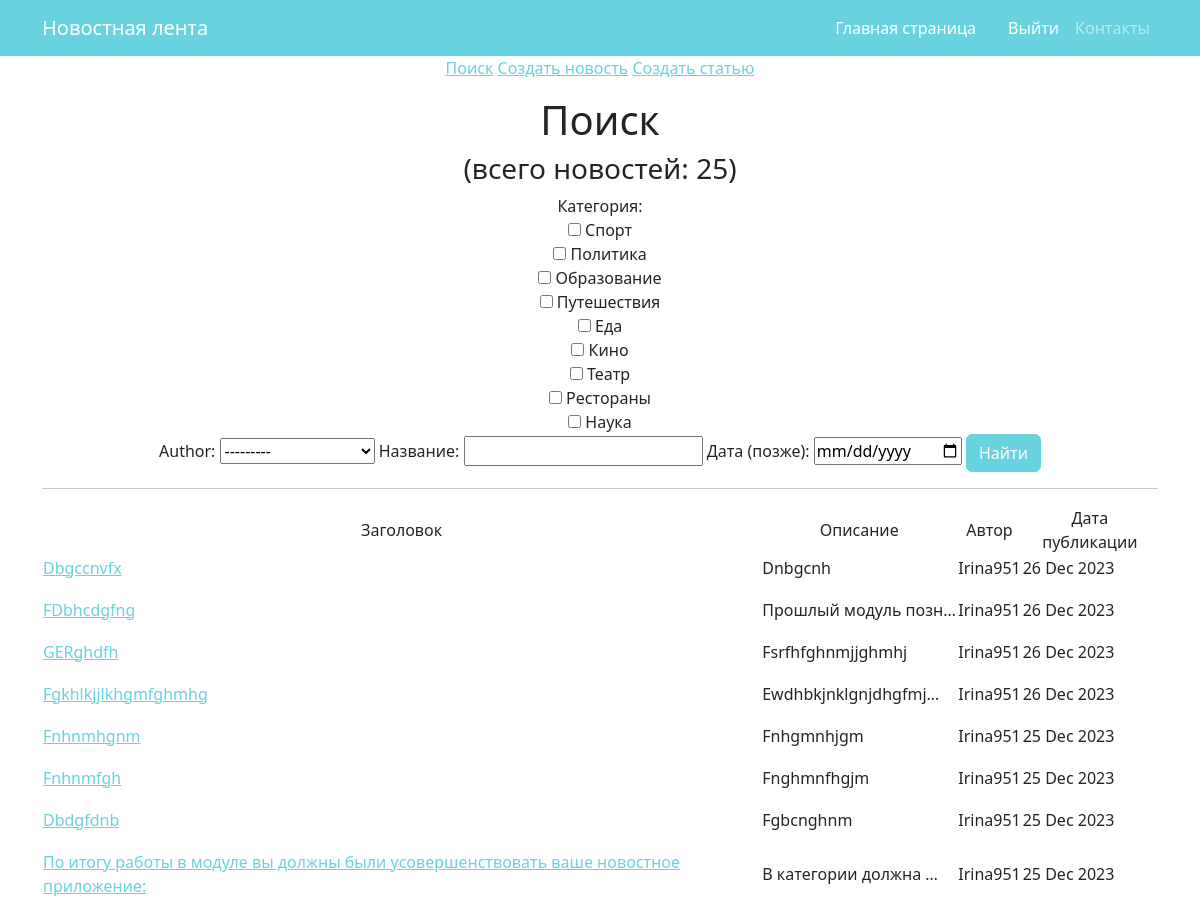
The page /news/search/ (upper part) on the database as committed earlier.
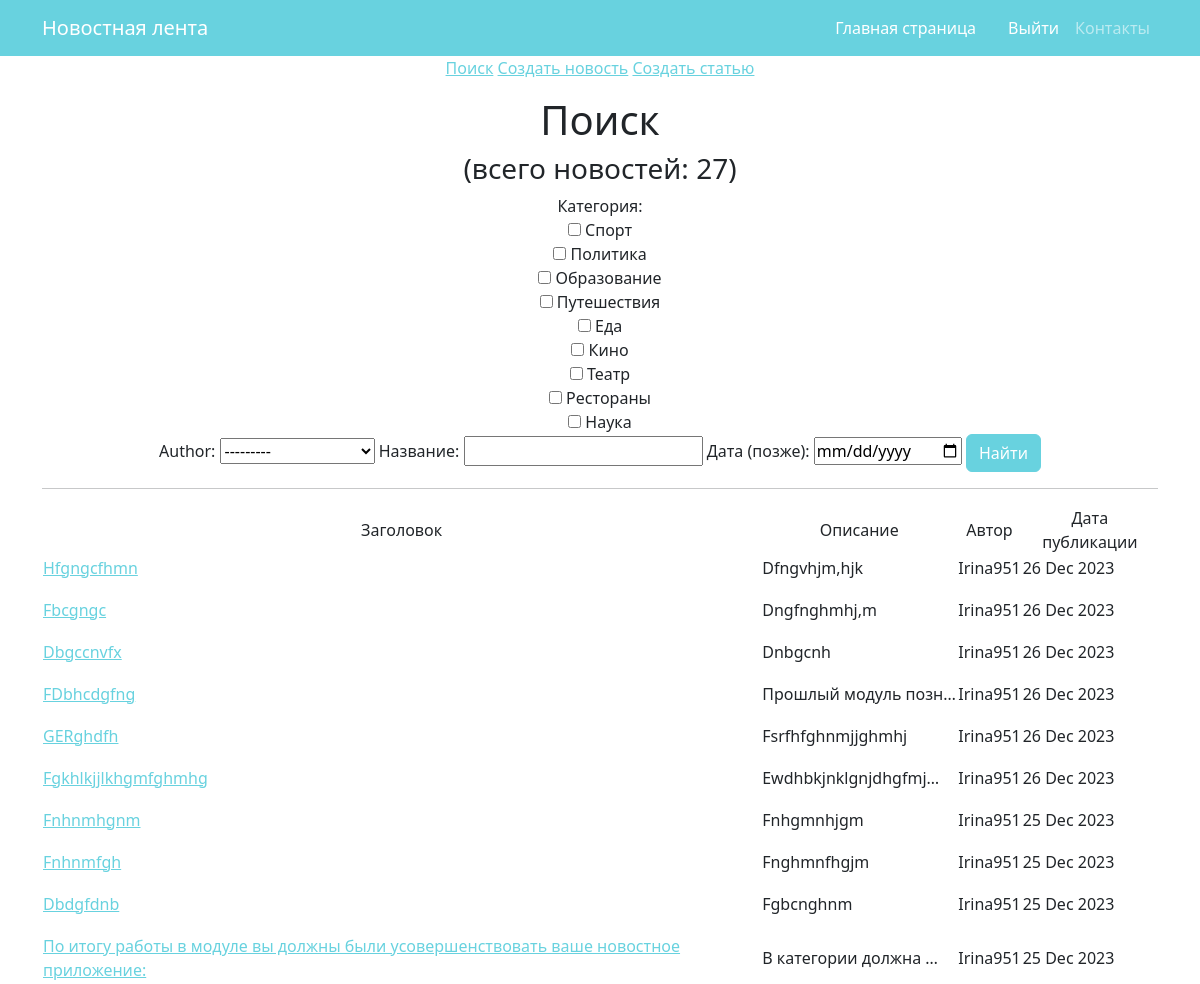
The same page on the database as committed later.
### news/models.py (models this page shows, shortened)
class Post(models.Model):
    author = models.ForeignKey(Author, on_delete=models.CASCADE, verbose_name=pgettext_lazy('Author', 'Author'))
    type = models.CharField(max_length=7, choices=TYPE, default='NWS')
    time_in = models.DateTimeField(auto_now_add=True)
    category = models.ManyToManyField(Category, through='PostCategory')
    title = models.CharField(max_length=100)
    text = models.TextField()
    rating = models.IntegerField(default=0)

class Author(models.Model):
    name = models.CharField(max_length=255)
    users = models.OneToOneField(User, on_delete=models.CASCADE)
    user_rating = models.IntegerField(default=0)
    def __str__(self):
        return self.name

### news/views.py (the view)
# urls.py: path('search/', PostSearch.as_view(), name='search'),
class PostSearch(ListView):
    model = Post
    template_name = 'search.html'
    context_object_name = 'posts'
    ordering = ['-time_in']
    def get_context_data(self, **kwargs):
        context = super().get_context_data(**kwargs)
        context['filter'] = PostFilter(self.request.GET, queryset=self.get_queryset())
        return context

### news/models.py (called while the page is built)
    def __str__(self):
        return self.name.title()

### news/templatetags/custom_filters.py (called while the page is built)
@register.filter()
def censor(value):
    for word in censored_word:
        if word.lower() in value.lower():
            value = value.replace(word[2:], '*' * len(word))
    return value

### templates/search.html (shortened to what this page needs)
{% extends 'flatpages/default.html' %}
{% load custom_filters %}
{% load custom_tags %}
{% block content %}
<a href="/news/search/">Поиск</a>
<a href="/news/create/">Создать новость</a>
<a href="/news/create/">Создать статью</a>
<p>
<h1>Поиск</h1>
<h3>(всего новостей: {{ posts|length }})</h3>
<form method='GET'>
    {{ filter.form }}
    <input class="btn btn-primary" type='submit' value='Найти'>
</form>
   <hr>
       <table>
           <tr>
               <td>Заголовок</td>
               <td>Описание</td>
               <td>Автор</td>
               <td>Дата публикации</td>
           </tr>
           {% for post in filter.qs %}
           <tr>
               <td>
                <p align="left"><a href="/news/{{ post.id  }}">{{ post.title|censor }} </a>
            </td>
               <td><p align="left">{{ post.text|truncatechars:20 }}</td>
               <td><p align="left">{{ post.author }}</td>
               <td><p align="left">{{ post.time_in|date:'d M Y' }}</td>
           </tr>
           {% endfor %}
</table>
{% endblock content %}

Rows that differ between the two databases and show on the page:
added Post: title|censor "Hfgngcfhmn", text "Dfngvhjm,hjk", author "Irina951", time_in "26 Dec 2023"
added Post: title|censor "Fbcgngc", text "Dngfnghmhj,m", author "Irina951", time_in "26 Dec 2023"
Other text that changed with them:
{{ posts|length }}: "25" → "27"
